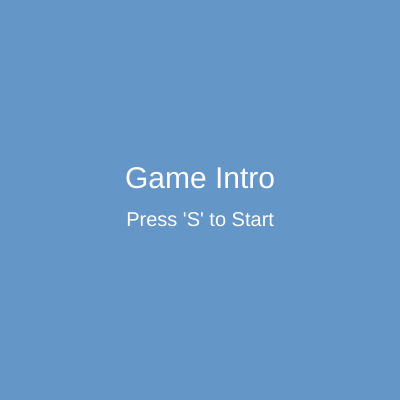
Frame 1 (no input)
Frame 60 (no input): identical to frame 1, image omitted
Frame 120 (the mouse pressed at the canvas centre since frame 60): identical to frame 1, image omitted

The p5.js sketch that drew this single still picture (run headless with seeded random() and noise() and a simulated clock; from frame 60 on, the mouse is pressed at the canvas centre):

// p5.js sketch
// ── sketch.js
let totalTime = 60;  // Countdown duration in seconds
let gameEndTime;
let inProgress = false;  // Tracks if the game is active
let showIntro = true;  // Tracks if splash screen is visible

function setup() {
    createCanvas(400, 400);
    textAlign(CENTER, CENTER);
    textSize(20);
}

function draw() {
    background(220);

    if (showIntro) {
        introScreen();
    } else if (inProgress) {
        let timeLeft = floor((gameEndTime - millis()) / 1000);
        timeLeft = max(0, timeLeft);

        fill(0);
        textAlign(CENTER, TOP);
        text("Time Left: " + timeLeft + "s", width / 2, 10);

        if (timeLeft === 0) {
            noLoop();  // Stop updating when time runs out
        }
    }
}

function keyPressed() {
    if (key === 'S' || key === 's') {
        startCountdown();
    }
}

function introScreen() {
    background(100, 150, 200);
    fill(255);
    textSize(30);
    text("Game Intro", width / 2, height / 2 - 20);
    textSize(20);
    text("Press 'S' to Start", width / 2, height / 2 + 20);
}

function startCountdown() {
    showIntro = false;
    inProgress = true;
    gameEndTime = millis() + totalTime * 1000;
    loop();
}
